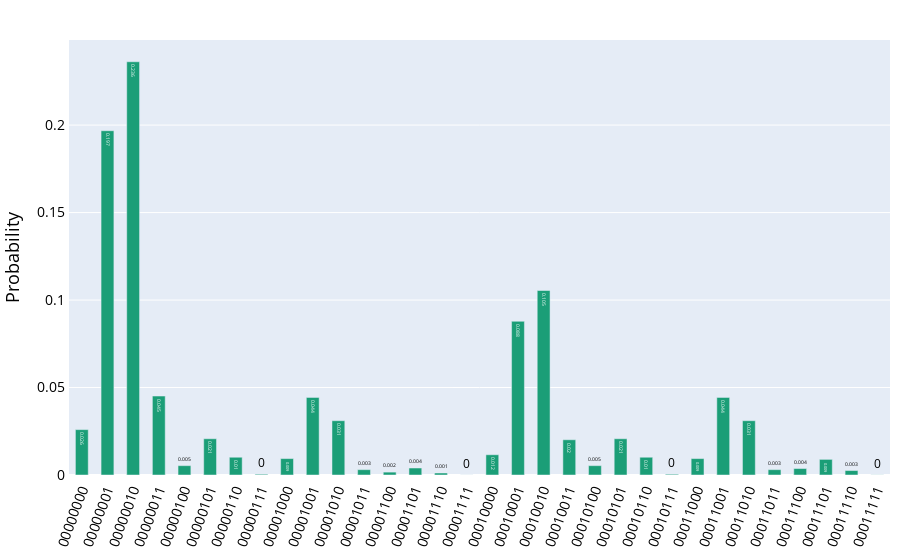

Notebook code cell kept with this figure:
### Code cell
probability_distribution(job.result().get_counts())

### Figure 1 — Plotly figure (JSON) as saved in the notebook; plotly's stock layout.template omitted (floating-point values rounded to 4 significant figures)
{"data": [{"hoverinfo": "text", "hovertext": ["<b>00000000</b><br>P = 0.026", "<b>00000001</b><br>P = 0.197", "<b>00000010</b><br>P = 0.236", "<b>00000011</b><br>P = 0.045", "<b>00000100</b><br>P = 0.005", "<b>00000101</b><br>P = 0.021", "<b>00000110</b><br>P = 0.01", "<b>00000111</b><br>P = 0.0", "<b>00001000</b><br>P = 0.009", "<b>00001001</b><br>P = 0.044", "<b>00001010</b><br>P = 0.031", "<b>00001011</b><br>P = 0.003", "<b>00001100</b><br>P = 0.002", "<b>00001101</b><br>P = 0.004", "<b>00001110</b><br>P = 0.001", "<b>00001111</b><br>P = 0.0", "<b>00010000</b><br>P = 0.012", "<b>00010001</b><br>P = 0.088", "<b>00010010</b><br>P = 0.105", "<b>00010011</b><br>P = 0.02", "<b>00010100</b><br>P = 0.005", "<b>00010101</b><br>P = 0.021", "<b>00010110</b><br>P = 0.01", "<b>00010111</b><br>P = 0.0", "<b>00011000</b><br>P = 0.009", "<b>00011001</b><br>P = 0.044", "<b>00011010</b><br>P = 0.031", "<b>00011011</b><br>P = 0.003", "<b>00011100</b><br>P = 0.004", "<b>00011101</b><br>P = 0.009", "<b>00011110</b><br>P = 0.003", "<b>00011111</b><br>P = 0.0"], "marker": {"color": "#1b9e77"}, "name": "", "text": [0.026, 0.197, 0.236, 0.045, 0.005, 0.021, 0.01, 0, 0.009, 0.044, 0.031, 0.003, 0.002, 0.004, 0.001, 0, 0.012, 0.088, 0.105, 0.02, 0.005, 0.021, 0.01, 0, 0.009, 0.044, 0.031, 0.003, 0.004, 0.009, 0.003, 0], "textposition": "auto", "type": "bar", "width": 0.5, "x": [0, 1, 2, 3, 4, 5, 6, 7, 8, 9, 10, 11, 12, 13, 14, 15, 16, 17, 18, 19, 20, 21, 22, 23, 24, 25, 26, 27, 28, 29, 30, 31], "y": [0.02594, 0.1968, 0.2362, 0.04512, 0.005336, 0.02072, 0.01015, 0.0004255, 0.00938, 0.04436, 0.03103, 0.003047, 0.001647, 0.003987, 0.001138, 2.453e-05, 0.01158, 0.08785, 0.1055, 0.02014, 0.005336, 0.02072, 0.01015, 0.0004255, 0.00938, 0.04436, 0.03103, 0.003047, 0.003689, 0.008931, 0.00255, 5.494e-05]}], "layout": {"font": {"color": "black"}, "margin": {"b": 10, "l": 50, "r": 10, "t": 40}, "paper_bgcolor": "white", "showlegend": false, "title": {"font": {"size": 20}, "x": 0.5}, "xaxis": {"linewidth": 1, "showline": true, "tickangle": -70, "tickfont": {"size": 14}, "ticktext": ["00000000", "00000001", "00000010", "00000011", "00000100", "00000101", "00000110", "00000111", "00001000", "00001001", "00001010", "00001011", "00001100", "00001101", "00001110", "00001111", "00010000", "00010001", "00010010", "00010011", "00010100", "00010101", "00010110", "00010111", "00011000", "00011001", "00011010", "00011011", "00011100", "00011101", "00011110", "00011111"], "tickvals": [0, 1, 2, 3, 4, 5, 6, 7, 8, 9, 10, 11, 12, 13, 14, 15, 16, 17, 18, 19, 20, 21, 22, 23, 24, 25, 26, 27, 28, 29, 30, 31]}, "yaxis": {"linewidth": 1, "showline": true, "tickfont": {"size": 14}, "title": {"font": {"size": 18}, "text": "Probability"}}}}
